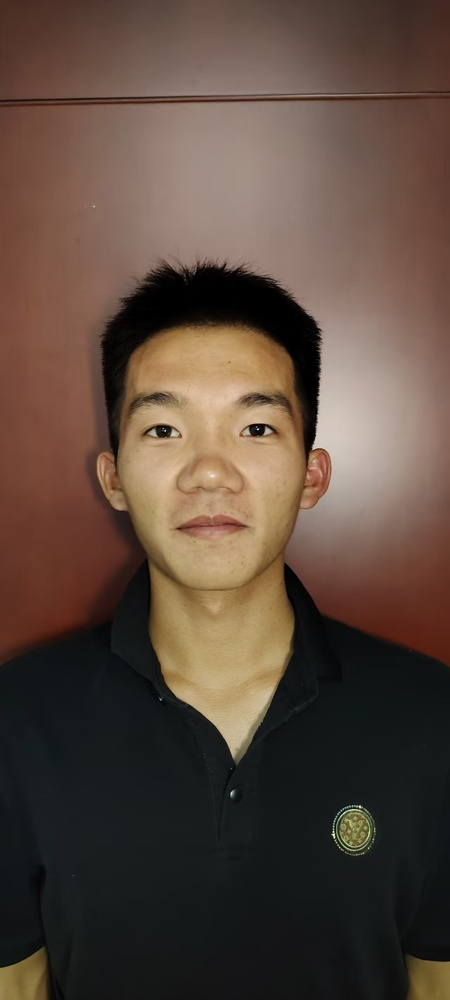
#> input picture practical_training/practical_training/core/OPenCV/3.jpg, 450 x 1000 px, shrunk from 1280 x 2844 before the run, given in place of Liu.jpg, which was not available
$ python '人脸检测.py'
#> lines starting #> are read from the running program, lines starting #| are printed output that depends on the picture; after the words box and inside, x2 and y2 are one past the last pixel; in counts of white or black regions, pixels touching at a corner belong together; pictures that were not available may be replaced by others from this repository, and a replacement may not be noted
#> further down, img is the input picture: shape (1000, 450, 3); mean B, G, R 61.4, 72.8, 90.6
import cv2 as cv
import os

opencv_path = os.path.dirname(os.path.abspath(__file__))
img_path = os.path.join(opencv_path, 'test.jpg')

def face_detect():
    gray = cv.cvtColor(img, cv.COLOR_BGR2GRAY)
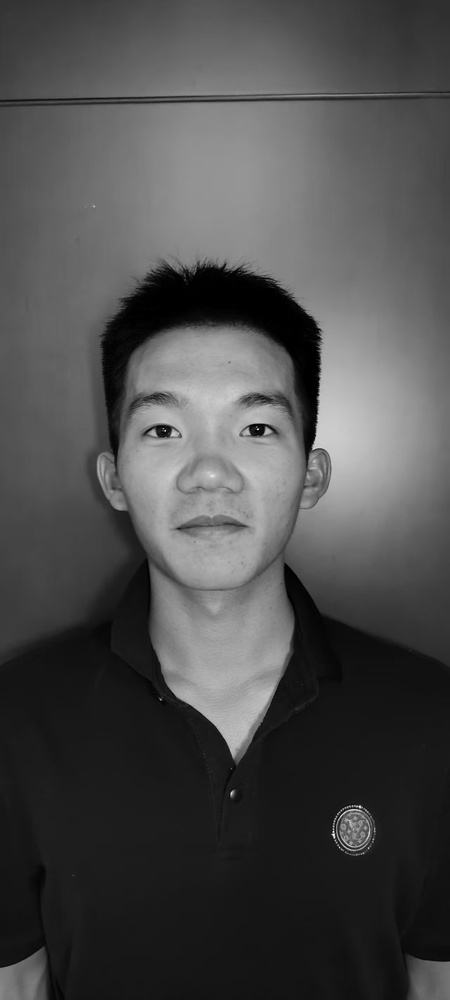
#> gray: shape (1000, 450); min 0, max 253, mean 76.8

    # 使用 OpenCV 自带的级联分类器路径
    cascade_path = cv.data.haarcascades + 'haarcascade_frontalface_default.xml'
    face_cascade = cv.CascadeClassifier(cascade_path)

    # 检测人脸
    faces = face_cascade.detectMultiScale(gray, scaleFactor=1.1, minNeighbors=5, minSize=(30, 30))
#> faces = [[142, 543, 149, 149], [88, 337, 247, 247]]

    for (x, y, w, h) in faces:
        cv.rectangle(img, (x, y), (x + w, y + h), color=(0, 0, 255), thickness=2)
#> this loop made 2 passes
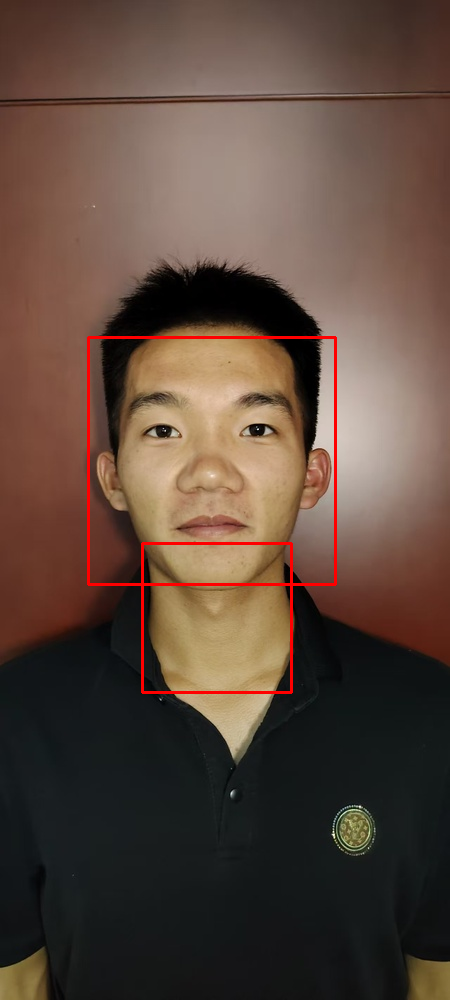
#> img: shape (1000, 450, 3); 1.05% of pixels changed, all inside (x1, y1, x2, y2) = (87, 336, 337, 694)

    cv.imshow('result', img)


# 读取图像（注意文件扩展名是否正确）
img = cv.imread(r'D:\OPenCV\Liu.jpg')

# 检查图像是否成功加载
if img is None:
    print("Error: 图像未找到，请检查路径！")
else:
    face_detect()
    # 等待按键退出
    while True:
        key = cv.waitKey(0)
#> (key q is pressed here)
        if key == ord('q') or key == 27:  # 'q' 或 ESC 键退出
            break

cv.destroyAllWindows()

$ run again, on practical_training/practical_training/core/OPenCV/4.jpg
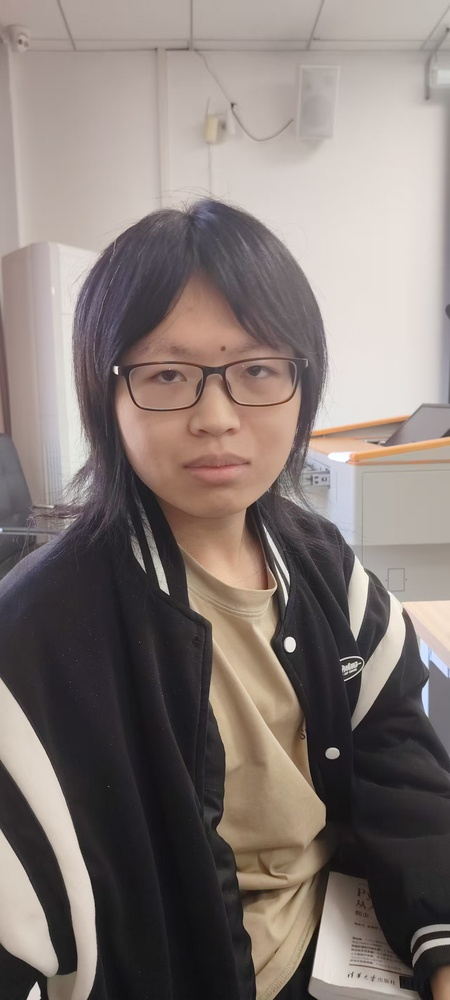
#> input picture practical_training/practical_training/core/OPenCV/4.jpg, 450 x 1000 px, shrunk from 1280 x 2844 before the run, given in place of Liu.jpg, which was not available
#> img is the input picture: shape (1000, 450, 3); mean B, G, R 117, 121.4, 132.1
#> in face_detect, `gray = cv.cvtColor(img, cv.COLOR_BGR2GRAY)`:
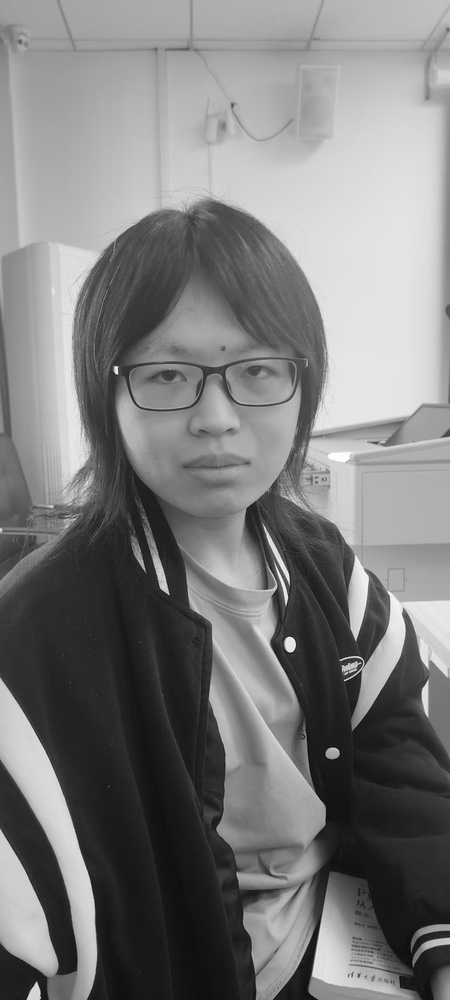
#> gray: shape (1000, 450); min 7, max 255, mean 124
#> faces = [[91, 296, 224, 224]]
#> the loop in face_detect, `for (x, y, w, h) in faces:` made 1 pass
#> after the loop in face_detect, `for (x, y, w, h) in faces:`:
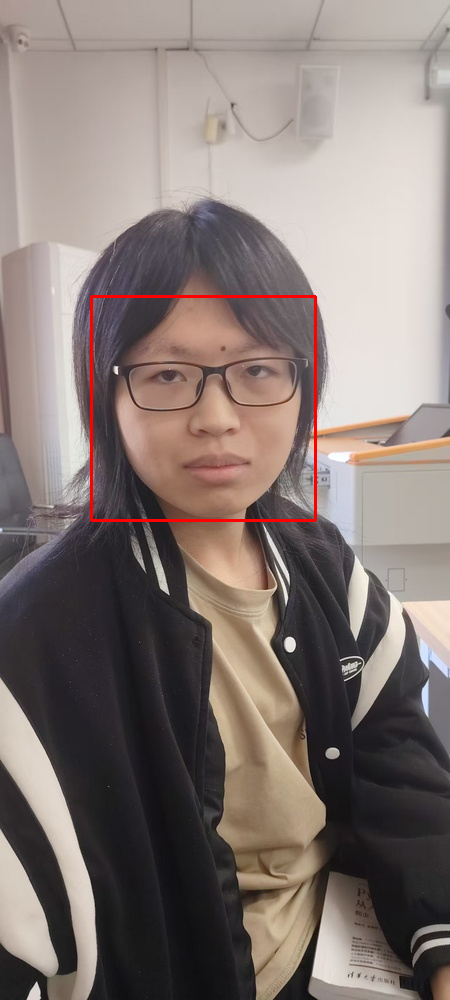
#> img: shape (1000, 450, 3); 0.6% of pixels changed, all inside (x1, y1, x2, y2) = (90, 295, 317, 522)

$ run again, on practical_training/practical_training/core/OPenCV/5.jpg
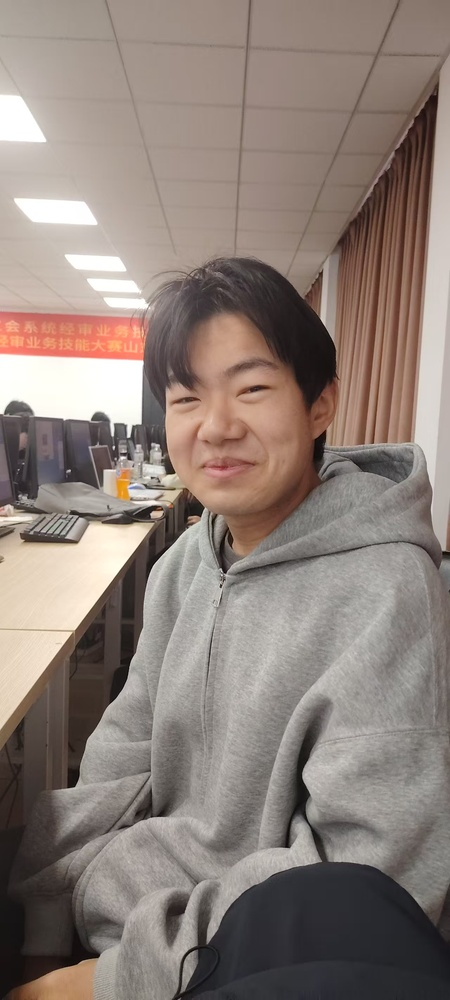
#> input picture practical_training/practical_training/core/OPenCV/5.jpg, 450 x 1000 px, shrunk from 1280 x 2844 before the run, given in place of Liu.jpg, which was not available
#> img is the input picture: shape (1000, 450, 3); mean B, G, R 121, 128.2, 141.4
#> in face_detect, `gray = cv.cvtColor(img, cv.COLOR_BGR2GRAY)`:
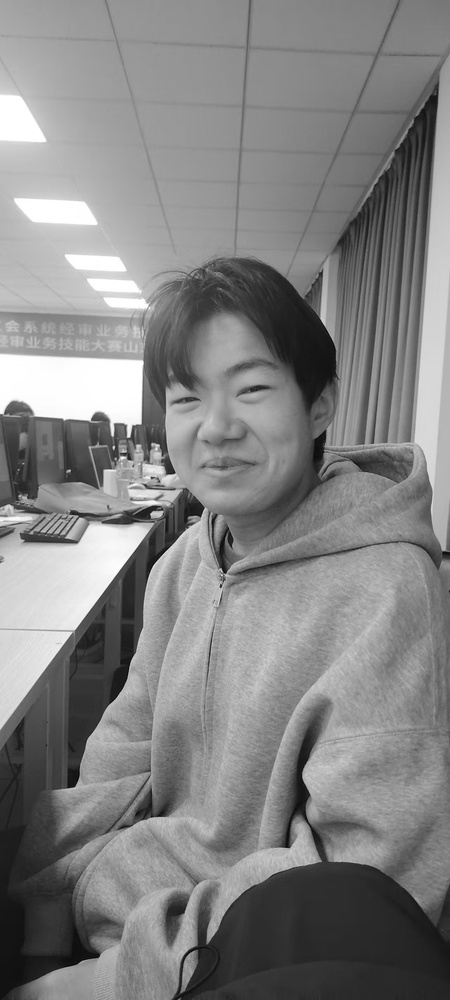
#> gray: shape (1000, 450); min 2, max 255, mean 131.3
#> faces = [[136, 319, 184, 184]]
#> the loop in face_detect, `for (x, y, w, h) in faces:` made 1 pass
#> after the loop in face_detect, `for (x, y, w, h) in faces:`:
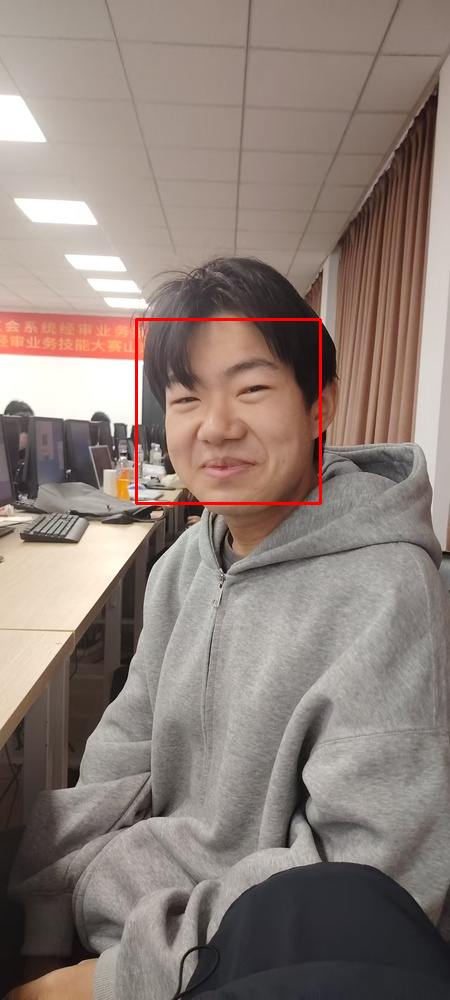
#> img: shape (1000, 450, 3); 0.49% of pixels changed, all inside (x1, y1, x2, y2) = (135, 318, 322, 505)
